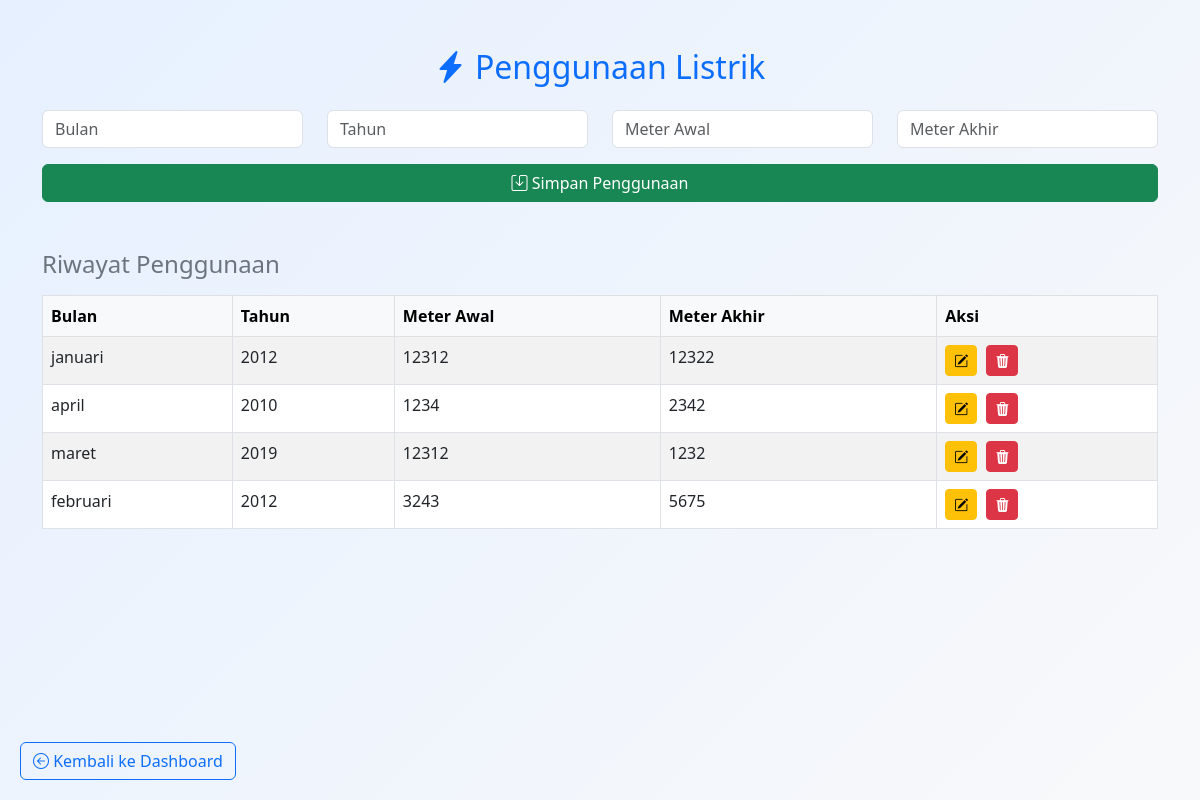
Page /pelanggan/penggunaan/penggunaan.php (signed in) on the earlier database version.
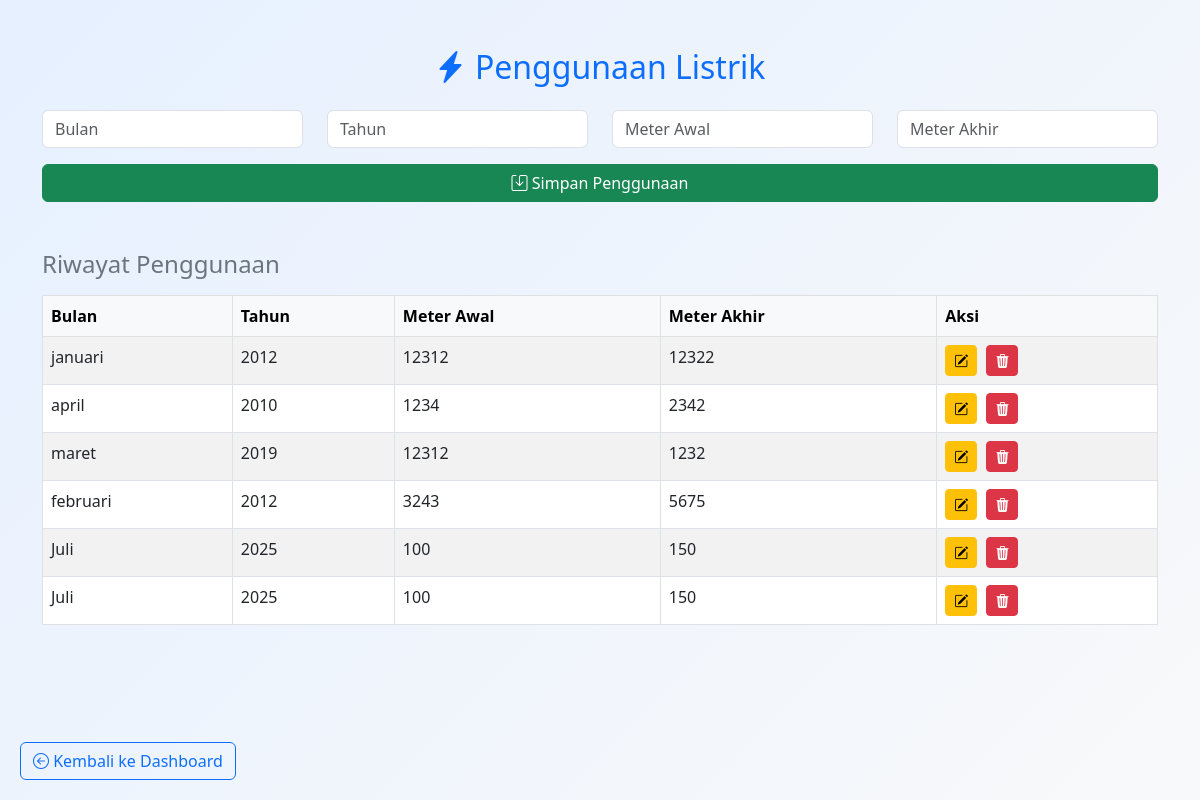
Same page on the later database version.
### tables this page shows
CREATE TABLE IF NOT EXISTS `penggunaan` (
  `id_penggunaan` int NOT NULL AUTO_INCREMENT,
  `id_pelanggan` int DEFAULT NULL,
  `bulan` varchar(20) DEFAULT NULL,
  `tahun` year DEFAULT NULL,
  `meter_awal` int DEFAULT NULL,
  `meter_akhir` int DEFAULT NULL,
  PRIMARY KEY (`id_penggunaan`),
  KEY `id_pelanggan` (`id_pelanggan`),
  KEY `idx_penggunaan_pelanggan` (`id_pelanggan`),
  CONSTRAINT `penggunaan_ibfk_1` FOREIGN KEY (`id_pelanggan`) REFERENCES `pelanggan` (`id_pelanggan`)
);

### pelanggan/penggunaan/penggunaan.php (the view, shortened to what this page needs)
<?php
include '../../config/database.php';
$id_pelanggan = $_SESSION['id_pelanggan'];
$edit = false;
$penggunaan = $conn->query("SELECT * FROM penggunaan WHERE id_pelanggan='$id_pelanggan'");
?>
<!DOCTYPE html>
<html lang="id">
<head>
  <link rel="stylesheet" href="https://cdn.jsdelivr.net/npm/bootstrap@5.3.0/dist/css/bootstrap.min.css">
  <link rel="stylesheet" href="https://cdn.jsdelivr.net/npm/bootstrap-icons@1.10.5/font/bootstrap-icons.css">
</head>
<body>
  <div class="container py-5">
    <div class="mb-4 text-center">
      <h2 class="text-primary"><i class="bi bi-lightning-charge-fill"></i> Penggunaan Listrik</h2>
    </div>
    <form method="post" class="mb-5">
      <div class="row mb-3">
        <div class="col-md-3">
          <input type="text" name="bulan" placeholder="Bulan" class="form-control" value="<?= $edit ? $data_edit['bulan'] : '' ?>" required>
        </div>
        <div class="col-md-3">
          <input type="number" name="tahun" placeholder="Tahun" class="form-control" value="<?= $edit ? $data_edit['tahun'] : '' ?>" required>
        </div>
        <div class="col-md-3">
          <input type="number" name="meter_awal" placeholder="Meter Awal" class="form-control" value="<?= $edit ? $data_edit['meter_awal'] : '' ?>" required>
        </div>
        <div class="col-md-3">
          <input type="number" name="meter_akhir" placeholder="Meter Akhir" class="form-control" value="<?= $edit ? $data_edit['meter_akhir'] : '' ?>" required>
        </div>
      </div>
      <button type="submit" name="<?= $edit ? 'update' : 'tambah' ?>" class="btn btn-<?= $edit ? 'warning' : 'success' ?> w-100">
        <i class="bi <?= $edit ? 'bi-pencil-square' : 'bi-save' ?>"></i>
        <?= $edit ? 'Update Data' : 'Simpan Penggunaan' ?>
      </button>
    </form>
    <h4 class="mb-3 text-secondary">Riwayat Penggunaan</h4>
    <table class="table table-bordered table-striped">
      <thead class="table-light">
        <tr>
          <th>Bulan</th>
          <th>Tahun</th>
          <th>Meter Awal</th>
          <th>Meter Akhir</th>
          <th>Aksi</th>
        </tr>
      </thead>
      <tbody>
        <?php while ($row = $penggunaan->fetch_assoc()): ?>
          <tr>
            <td><?= $row['bulan'] ?></td>
            <td><?= $row['tahun'] ?></td>
            <td><?= $row['meter_awal'] ?></td>
            <td><?= $row['meter_akhir'] ?></td>
            <td>
              <a href="penggunaan.php?edit=<?= $row['id_penggunaan'] ?>" class="btn btn-sm btn-warning btn-action"><i class="bi bi-pencil-square"></i></a>
              <a href="penggunaan.php?hapus=<?= $row['id_penggunaan'] ?>" class="btn btn-sm btn-danger" onclick="return confirm('Yakin ingin hapus data ini?')">
                <i class="bi bi-trash3-fill"></i>
              </a>
            </td>
          </tr>
        <?php endwhile; ?>
      </tbody>
    </table>
  </div>
  <div class="fixed-back">
    <a href="../dashboard.php" class="btn btn-outline-primary">
      <i class="bi bi-arrow-left-circle"></i> Kembali ke Dashboard
    </a>
  </div>
</body>
</html>

### pelanggan/penggunaan/penggunaan.php (style rules this page uses)
body { background: linear-gradient(135deg, #e6f0ff, #f8f9fa); font-family: 'Segoe UI', sans-serif; min-height: 100vh; padding-bottom: 70px; }
.btn-action { margin-right: 5px; }
.fixed-back { position: fixed; bottom: 20px; left: 20px; }

Differences in the rows shown:
added penggunaan: bulan "Juli", tahun "2025", meter_awal "100", meter_akhir "150"
added penggunaan: bulan "Juli", tahun "2025", meter_awal "100", meter_akhir "150"
